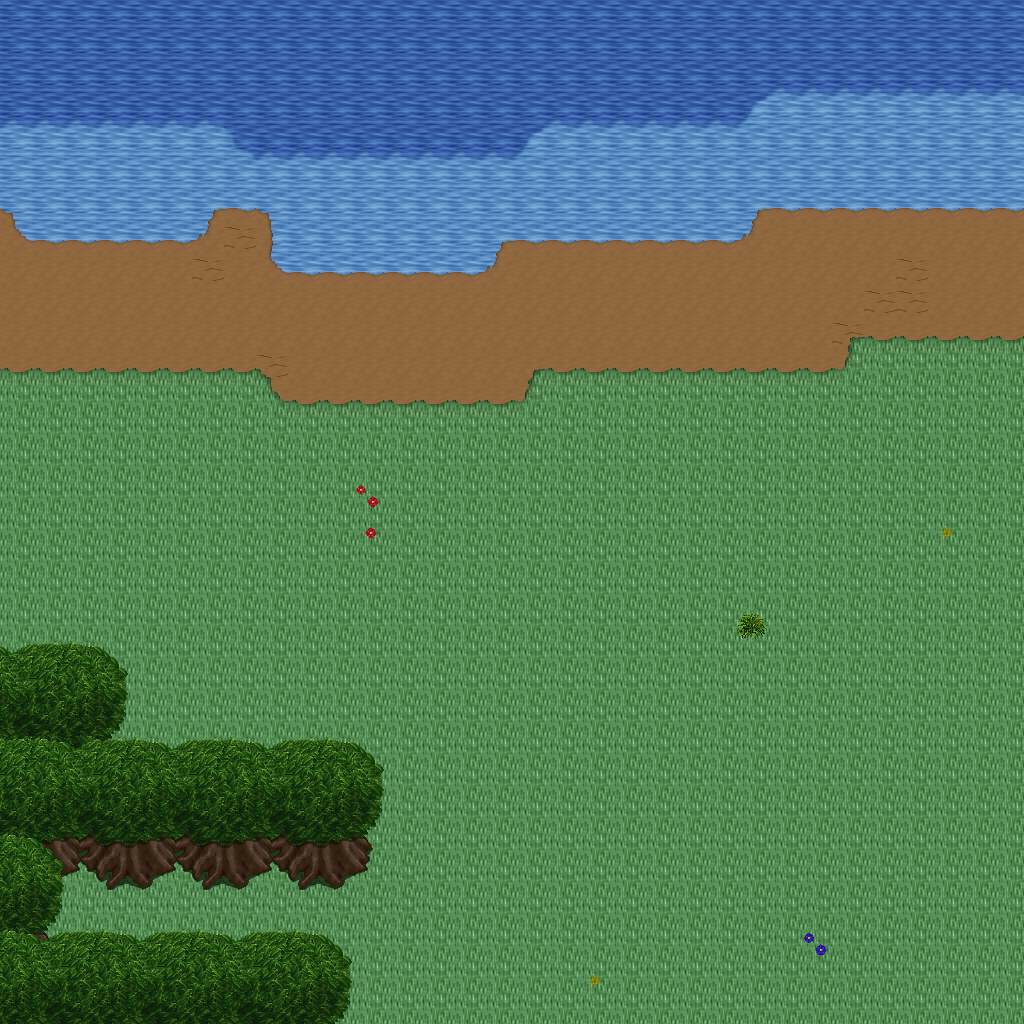

Tiled map render using the project's own tile images. Description and the map definition, with tile-layer contents summarised, below:
An orthogonal 32x32 tile map with 32x32 px tiles, 5 tile layers (Ground, Objects, Objects2, Above, ...), 1 hidden layer not drawn, 21 tilesets.

<map version="1.10" tiledversion="1.11.0" orientation="orthogonal" renderorder="right-down" width="32" height="32" tilewidth="32" tileheight="32" infinite="0" nextlayerid="11" nextobjectid="1">
 <tileset firstgid="1" name="ground_ground" tilewidth="32" tileheight="32" tilecount="33" columns="3">
  <image source="../drawable/ground_ground.png" width="96" height="352" />
 </tileset>
 <tileset firstgid="34" name="ground_water_pool" tilewidth="32" tileheight="32" tilecount="72" columns="3">
  <image source="../drawable/ground_water_pool.png" width="96" height="768" />
 </tileset>
 <tileset firstgid="106" name="ground_ridge_earth_dark" tilewidth="32" tileheight="32" tilecount="96" columns="12">
  <image source="../drawable/ground_ridge_earth_dark.png" width="384" height="256" />
 </tileset>
 <tileset firstgid="202" name="ground_grass_edges" tilewidth="32" tileheight="32" tilecount="36" columns="12">
  <image source="../drawable/ground_grass_edges.png" width="384" height="96" />
 </tileset>
 <tileset firstgid="238" name="ground_earth_edges" tilewidth="32" tileheight="32" tilecount="18" columns="6">
  <image source="../drawable/ground_earth_edges.png" width="192" height="96" />
 </tileset>
 <tileset firstgid="256" name="ground_grass_corners" tilewidth="32" tileheight="32" tilecount="24" columns="6">
  <image source="../drawable/ground_grass_corners.png" width="192" height="128" />
 </tileset>
 <tileset firstgid="280" name="plant_flower_daisy_blue" tilewidth="32" tileheight="32" tilecount="8" columns="2">
  <image source="../drawable/plant_flower_daisy_blue.png" width="64" height="128" />
 </tileset>
 <tileset firstgid="288" name="plant_flower_daisy_yellow" tilewidth="32" tileheight="32" tilecount="8" columns="2">
  <image source="../drawable/plant_flower_daisy_yellow.png" width="64" height="128" />
 </tileset>
 <tileset firstgid="296" name="plant_bush_bushes" tilewidth="32" tileheight="32" tilecount="10" columns="5">
  <image source="../drawable/plant_bush_bushes.png" width="160" height="64" />
 </tileset>
 <tileset firstgid="306" name="plant_flower_daisy_red" tilewidth="32" tileheight="32" tilecount="8" columns="2">
  <image source="../drawable/plant_flower_daisy_red.png" width="64" height="128" />
 </tileset>
 <tileset firstgid="314" name="plant_flower_daisy_white" tilewidth="32" tileheight="32" tilecount="8" columns="2">
  <image source="../drawable/plant_flower_daisy_white.png" width="64" height="128" />
 </tileset>
 <tileset firstgid="322" name="logic_collision" tilewidth="32" tileheight="32" tilecount="1" columns="1">
  <image source="../drawable/logic_collision.png" width="32" height="32" />
 </tileset>
 <tileset firstgid="323" name="plant_tree_tree_green" tilewidth="32" tileheight="32" tilecount="88" columns="8">
  <image source="../drawable/plant_tree_tree_green.png" width="256" height="352" />
 </tileset>
 <tileset firstgid="411" name="building_castle" tilewidth="32" tileheight="32" tilecount="320" columns="20">
  <image source="../drawable/building_castle.png" width="640" height="512" />
 </tileset>
 <tileset firstgid="731" name="object_tent" tilewidth="32" tileheight="32" tilecount="9" columns="3">
  <image source="../drawable/object_tent.png" width="96" height="96" />
 </tileset>
 <tileset firstgid="740" name="logic_item_sheepfood" tilewidth="32" tileheight="32" tilecount="1" columns="1">
  <image source="../drawable/logic_item_sheepfood.png" width="32" height="32" />
 </tileset>
 <tileset firstgid="741" name="logic_creature_fairy" tilewidth="32" tileheight="32" tilecount="4" columns="4">
  <image source="../drawable/logic_creature_fairy.png" width="128" height="32" />
 </tileset>
 <tileset firstgid="745" name="logic_item_resources" tilewidth="32" tileheight="32" tilecount="6" columns="6">
  <image source="../drawable/logic_item_resources.png" width="192" height="32" />
 </tileset>
 <tileset firstgid="751" name="logic_portal" tilewidth="32" tileheight="32" tilecount="24" columns="8">
  <image source="../drawable/logic_portal.png" width="256" height="96" />
 </tileset>
 <tileset firstgid="775" name="ground_green_paving" tilewidth="32" tileheight="32" tilecount="18" columns="3">
  <image source="../drawable/ground_green_paving.png" width="96" height="192" />
 </tileset>
 <tileset firstgid="793" name="logic_protection" tilewidth="32" tileheight="32" tilecount="2" columns="2">
  <image source="../drawable/logic_protection.png" width="64" height="32" />
 </tileset>
 <layer id="1" name="Ground" width="32" height="32">
  <data>[1024 cells, 1024 non-empty, 7 distinct tile ids]</data>
 </layer>
 <layer id="2" name="Objects" width="32" height="32">
  <data>[1024 cells, 114 non-empty, 27 distinct tile ids]</data>
 </layer>
 <layer id="3" name="Objects2" width="32" height="32">
  <data>[1024 cells, 0 non-empty, 0 distinct tile ids]</data>
 </layer>
 <layer id="4" name="Above" width="32" height="32">
  <data>[1024 cells, 87 non-empty, 15 distinct tile ids]</data>
 </layer>
 <layer id="5" name="Above2" width="32" height="32">
  <data>[1024 cells, 0 non-empty, 0 distinct tile ids]</data>
 </layer>
 <layer id="6" name="Walkable" width="32" height="32" visible="0">
  <data>[1024 cells, 189 non-empty, 1 distinct tile ids]</data>
 </layer>
 <objectgroup id="7" name="Mapevents" />
 <objectgroup id="8" name="Spawn" />
 <objectgroup id="9" name="Keys" />
 <objectgroup id="10" name="Replace" />
</map>
